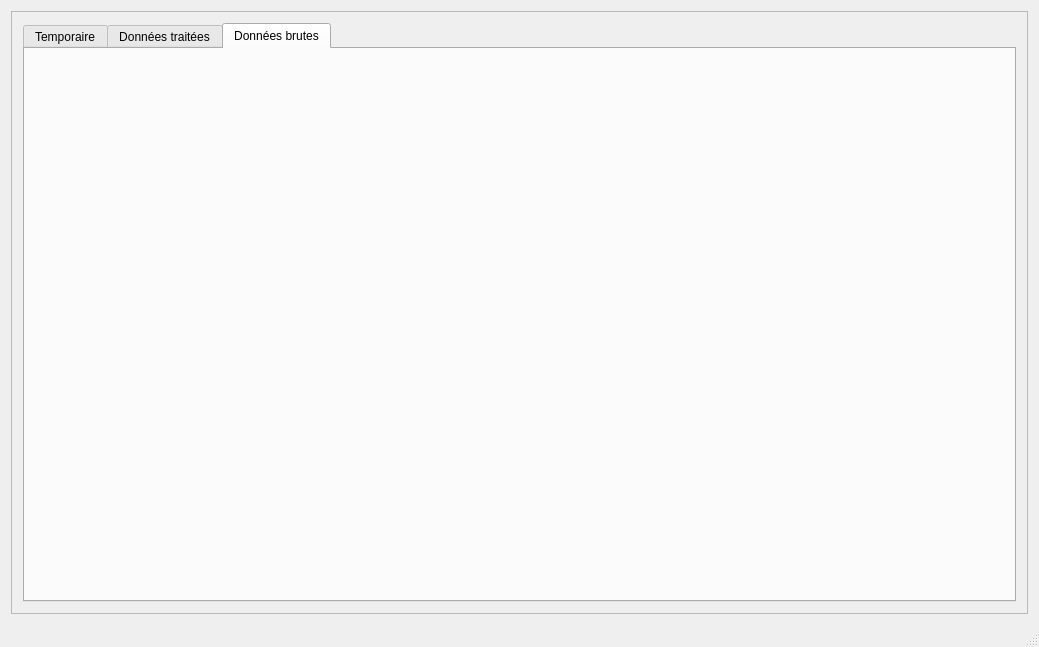
<?xml version="1.0" encoding="UTF-8"?>
<ui version="4.0">
 <class>MainWindow</class>
 <widget class="QMainWindow" name="MainWindow">
  <property name="geometry">
   <rect>
    <x>0</x>
    <y>0</y>
    <width>1039</width>
    <height>647</height>
   </rect>
  </property>
  <property name="windowTitle">
   <string>MainWindow</string>
  </property>
  <widget class="QWidget" name="centralwidget">
   <layout class="QGridLayout" name="gridLayout">
    <item row="0" column="0">
     <widget class="QFrame" name="FrameDisplay">
      <property name="frameShape">
       <enum>QFrame::StyledPanel</enum>
      </property>
      <property name="frameShadow">
       <enum>QFrame::Raised</enum>
      </property>
      <layout class="QHBoxLayout" name="horizontalLayout">
       <item>
        <widget class="QTabWidget" name="tabMaster">
         <property name="minimumSize">
          <size>
           <width>0</width>
           <height>350</height>
          </size>
         </property>
         <property name="maximumSize">
          <size>
           <width>16777215</width>
           <height>16777215</height>
          </size>
         </property>
         <property name="autoFillBackground">
          <bool>false</bool>
         </property>
         <property name="currentIndex">
          <number>2</number>
         </property>
         <widget class="QWidget" name="tabPos">
          <attribute name="title">
           <string>Temporaire</string>
          </attribute>
          <widget class="QPushButton" name="lireFic">
           <property name="geometry">
            <rect>
             <x>70</x>
             <y>70</y>
             <width>311</width>
             <height>171</height>
            </rect>
           </property>
           <property name="text">
            <string>Lire Fichier</string>
           </property>
          </widget>
          <widget class="QTextBrowser" name="textBrowser">
           <property name="geometry">
            <rect>
             <x>440</x>
             <y>50</y>
             <width>521</width>
             <height>401</height>
            </rect>
           </property>
          </widget>
         </widget>
         <widget class="QWidget" name="tabAccel">
          <attribute name="title">
           <string>Données traitées</string>
          </attribute>
         </widget>
         <widget class="QWidget" name="tabDebug">
          <attribute name="title">
           <string>Données brutes</string>
          </attribute>
         </widget>
        </widget>
       </item>
      </layout>
     </widget>
    </item>
   </layout>
  </widget>
  <widget class="QMenuBar" name="menubar">
   <property name="geometry">
    <rect>
     <x>0</x>
     <y>0</y>
     <width>1039</width>
     <height>21</height>
    </rect>
   </property>
  </widget>
  <widget class="QStatusBar" name="statusbar"/>
  <action name="actionOuvrir_fichier">
   <property name="text">
    <string>Ouvrir fichier</string>
   </property>
  </action>
 </widget>
 <layoutdefault spacing="6" margin="11"/>
 <resources/>
 <connections/>
</ui>
